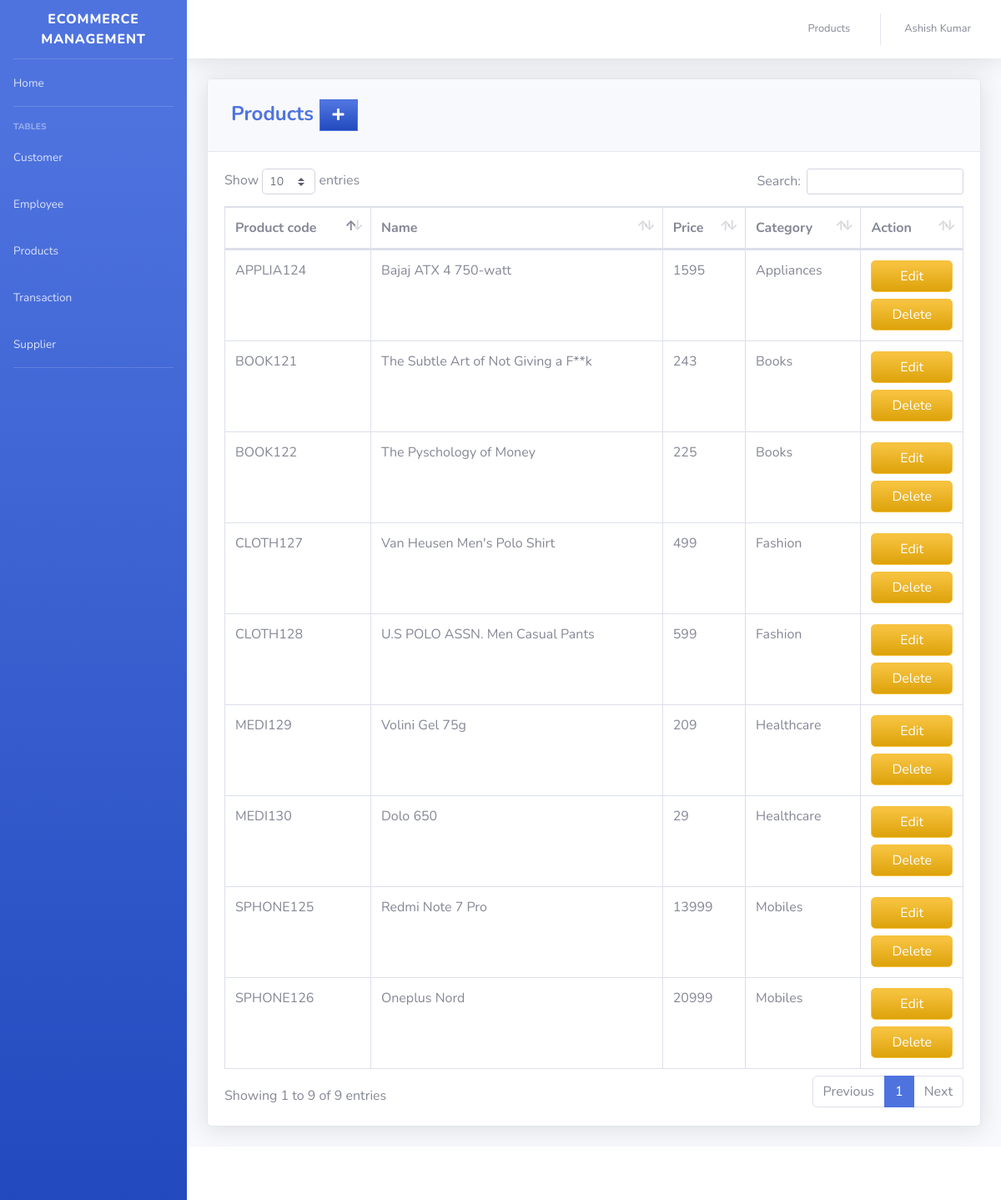
The app's page /MainProject/pages/Products.php (signed in) with its own data.
### tables this page shows
CREATE TABLE `product` (
  `PRODUCT_ID` int NOT NULL AUTO_INCREMENT,
  `PRODUCT_CODE` varchar(20) DEFAULT NULL,
  `NAME` varchar(50) DEFAULT NULL,
  `DESCRIPTION` varchar(250) DEFAULT NULL,
  `PRICE` int DEFAULT NULL,
  `CATEGORY_ID` int DEFAULT NULL,
  `SUPPLIER_ID` int DEFAULT NULL,
  PRIMARY KEY (`PRODUCT_ID`),
  KEY `product_fk_1` (`CATEGORY_ID`),
  KEY `product_fk_2` (`SUPPLIER_ID`),
  CONSTRAINT `product_fk_1` FOREIGN KEY (`CATEGORY_ID`) REFERENCES `category` (`CATEGORY_ID`),
  CONSTRAINT `product_fk_2` FOREIGN KEY (`SUPPLIER_ID`) REFERENCES `supplier` (`SUPPLIER_ID`)
);

CREATE TABLE `category` (
  `CATEGORY_ID` int NOT NULL AUTO_INCREMENT,
  `CNAME` varchar(50) DEFAULT NULL,
  PRIMARY KEY (`CATEGORY_ID`)
);

### MainProject/pages/products.php (the view, shortened to what this page needs)
<?php
include'../includes/connection.php';
include'../includes/sidebar.php';
?>
            <div class="card shadow mb-4">
            <div class="card-header py-3">
              <h4 class="m-2 font-weight-bold text-primary">Products&nbsp;<a  href="pro_add.php?action=add" " type="button" class="btn btn-primary bg-gradient-primary" style="border-radius: 0px;"><i class="fas fa-fw fa-plus"></i></a></h4>
            </div>
            <div class="card-body">
              <div class="table-responsive">
                <table class="table table-bordered" id="dataTable" width="100%" cellspacing="0">
               <thead>
                   <tr>
                     <th>Product code</th>
                     <th>Name</th>
                     <th>Price</th>
                     <th>Category</th>
                     <th>Action</th>
                   </tr>
               </thead>
          <tbody>
<?php
    $query = 'SELECT PRODUCT_ID, PRODUCT_CODE, NAME, PRICE, CNAME
              FROM product p join category c on p.CATEGORY_ID=c.CATEGORY_ID';
        $result = mysqli_query($db, $query) or die (mysqli_error($db));
            while ($row = mysqli_fetch_assoc($result)) {
                echo '<tr>';
                echo '<td>'. $row['PRODUCT_CODE'].'</td>';
                echo '<td>'. $row['NAME'].'</td>';
                echo '<td>'. $row['PRICE'].'</td>';
                echo '<td>'. $row['CNAME'].'</td>';
                      echo '<td align="right">
                                  <a type="button" class="btn btn-warning bg-gradient-warning btn-block" href="pro_edit.php?action=edit & id='.$row['PRODUCT_ID']. '">
                                    </i> Edit
                                  </a>
								  <a type="button" class="btn btn-warning bg-gradient-warning btn-block" href="pro_del.php?action=del & id='.$row['PRODUCT_ID']. '">
                                   </i> Delete
									</a>
                            </div>
                          </div> </td>';
                echo '</tr> ';
                        }
?>
<?php
include'../includes/footer.php';
?>

### MainProject/includes/sidebar.php (shortened to what this page needs)
<!DOCTYPE html>
<html lang="en">
<head>
  <link href="../vendor/fontawesome-free/css/all.min.css" rel="stylesheet" type="text/css">
  <link href="../css/sb-admin-2.min.css" rel="stylesheet">
  <link href="../vendor/datatables/dataTables.bootstrap4.min.css" rel="stylesheet">
</head>
<body id="page-top">
  <div id="wrapper">
    <ul class="navbar-nav bg-gradient-primary sidebar sidebar-dark accordion" id="accordionSidebar">
      <a class="sidebar-brand d-flex align-items-center justify-content-center" href="index.php">
        <div class="sidebar-brand-text mx-3">Ecommerce Management</div>
      </a>
      <hr class="sidebar-divider my-0">
      <li class="nav-item">
        <a class="nav-link" href="index.php">
          <span>Home</span></a>
      </li>
      <hr class="sidebar-divider">
      <div class="sidebar-heading">
        Tables
      </div>
      <li class="nav-item">
        <a class="nav-link" href="customer.php">
          <span>Customer</span></a>
      </li>
      <li class="nav-item">
        <a class="nav-link" href="Employee.php">
          <span>Employee</span></a>
      </li>
      <li class="nav-item">
        <a class="nav-link" href="Products.php">
          <span>Products</span></a>
      </li>
      <li class="nav-item">
        <a class="nav-link" href="transaction.php">
          <span>Transaction</span></a>
      </li>
      <li class="nav-item">
        <a class="nav-link" href="Supplier.php">
          <span>Supplier</span></a>
      </li>
      <hr class="sidebar-divider d-none d-md-block">
    </ul>
    <?php include_once 'topbar.php'; ?>

### MainProject/includes/topbar.php (shortened to what this page needs)
<div id="content-wrapper" class="d-flex flex-column">
  <div id="content">
    <nav class="navbar navbar-expand navbar-light bg-white topbar mb-4 static-top shadow">
      <ul class="navbar-nav ml-auto">
        <li class="nav-item dropdown no-arrow">
          <a class="nav-link" href="pos.php" role="button">
            <span class="mr-2 d-none d-lg-inline text-gray-600 small">Products</span>
          </a>
        </li>
        <li class="nav-item dropdown no-arrow">
          <a class="nav-link dropdown-toggle" href="#" id="userDropdown" role="button" data-toggle="dropdown" aria-haspopup="true" aria-expanded="false">
            <span class="mr-2 d-none d-lg-inline text-gray-600 small"><?php echo  $_SESSION['FIRST_NAME']. ' '.$_SESSION['LAST_NAME'] ;?></span>
          </a>
        </li>
      </ul>
    </nav>
    <div class="container-fluid">

### MainProject/includes/footer.php (shortened to what this page needs)
      <footer class="sticky-footer bg-white">
      </footer>
</body>
</html>

### records on screen
product: PRODUCT_CODE "BOOK121", NAME "The Subtle Art of Not Giving a F**k", PRICE "243", CATEGORY_ID.CNAME "Books"
product: PRODUCT_CODE "BOOK122", NAME "The Pyschology of Money", PRICE "225", CATEGORY_ID.CNAME "Books"
product: PRODUCT_CODE "APPLIA124", NAME "Bajaj ATX 4 750-watt", PRICE "1595", CATEGORY_ID.CNAME "Appliances"
product: PRODUCT_CODE "SPHONE125", NAME "Redmi Note 7 Pro", PRICE "13999", CATEGORY_ID.CNAME "Mobiles"
product: PRODUCT_CODE "SPHONE126", NAME "Oneplus Nord", PRICE "20999", CATEGORY_ID.CNAME "Mobiles"
product: PRODUCT_CODE "CLOTH127", NAME "Van Heusen Men's Polo Shirt", PRICE "499", CATEGORY_ID.CNAME "Fashion"
product: PRODUCT_CODE "CLOTH128", NAME "U.S POLO ASSN. Men Casual Pants", PRICE "599", CATEGORY_ID.CNAME "Fashion"
product: PRODUCT_CODE "MEDI129", NAME "Volini Gel 75g", PRICE "209", CATEGORY_ID.CNAME "Healthcare"
product: PRODUCT_CODE "MEDI130", NAME "Dolo 650", PRICE "29", CATEGORY_ID.CNAME "Healthcare"

### other values on screen
$_SESSION['FIRST_NAME'] "Ashish"
$_SESSION['LAST_NAME'] "Kumar"
